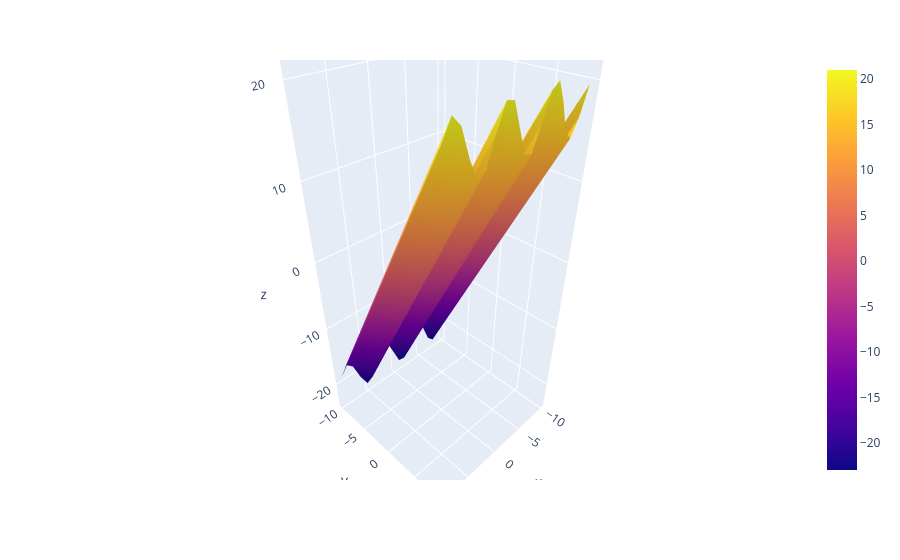

Notebook code for this chart:
### Code cell
fig = px.scatter_3d()

fig.add_trace(go.Surface(x=xx,y=yy,z=zz))

fig.show()

### Figure 1 — Plotly figure (JSON) as saved in the notebook; plotly's stock layout.template omitted (floating-point values rounded to 4 significant figures; data arrays with more than 128 entries replaced by an {"elided": "..."} marker saying what was removed)
{"data": [{"hovertemplate": "<extra></extra>", "legendgroup": "", "marker": {"color": "#636efa", "symbol": "circle"}, "mode": "markers", "name": "", "scene": "scene", "showlegend": false, "type": "scatter3d"}, {"type": "surface", "x": {"elided": "21x21 int values"}, "y": {"elided": "21x21 int values"}, "z": {"elided": "21x21 float values"}}], "layout": {"legend": {"tracegroupgap": 0}, "margin": {"t": 60}, "scene": {"domain": {"x": [0, 1], "y": [0, 1]}}}}
